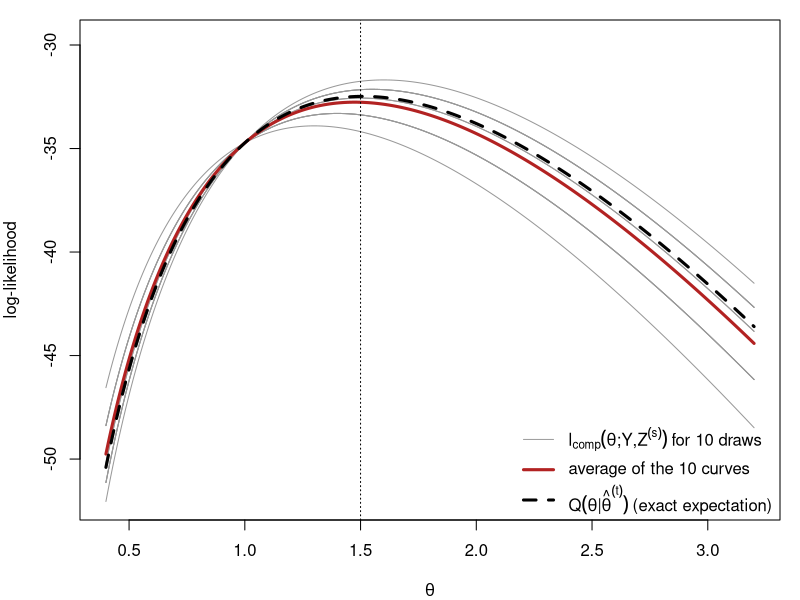
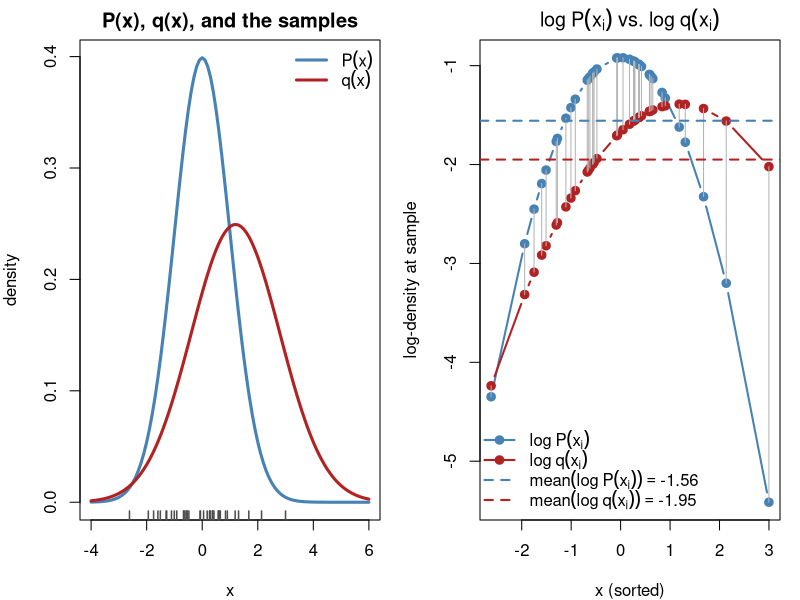
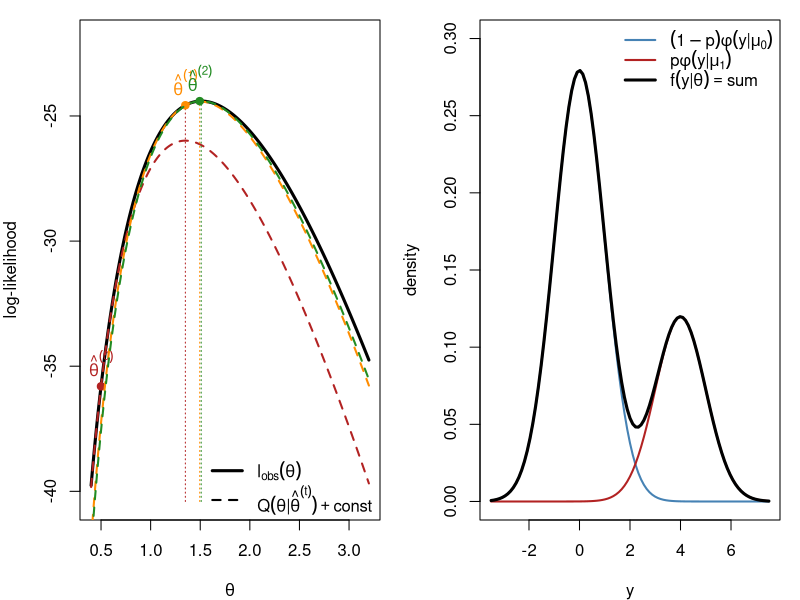
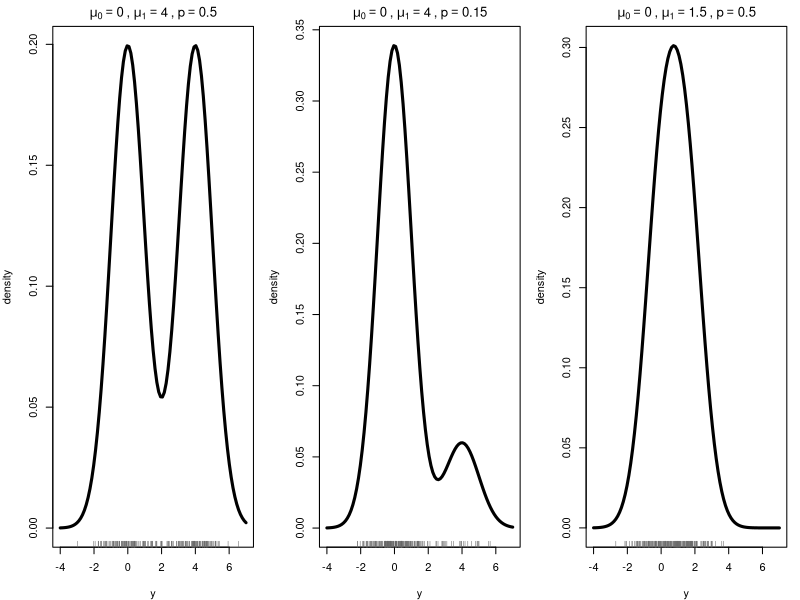
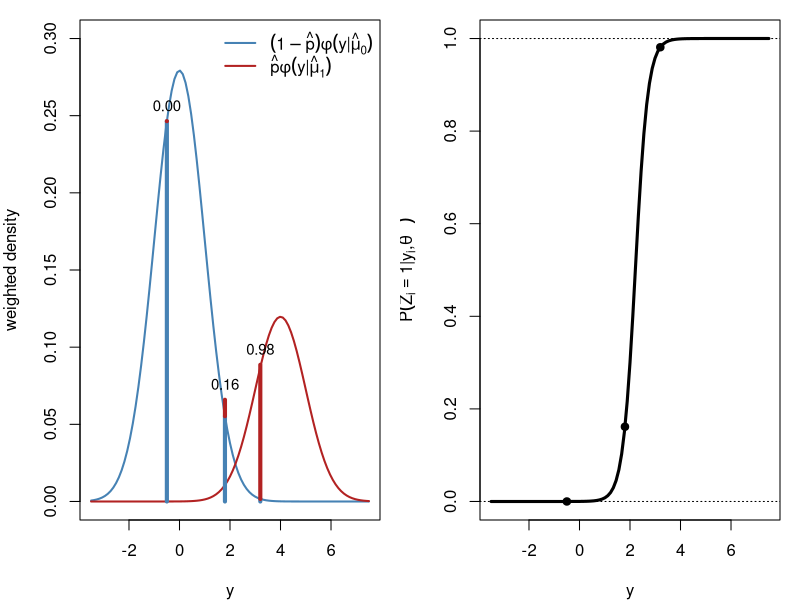
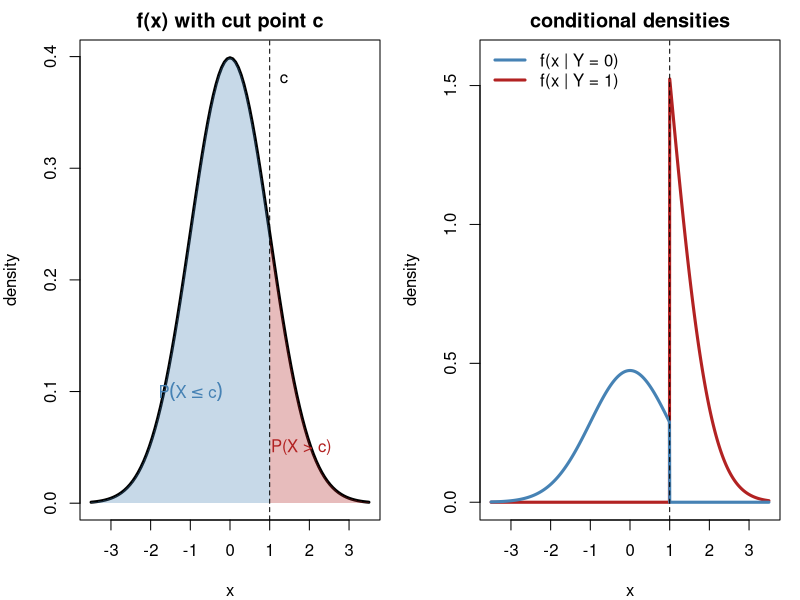
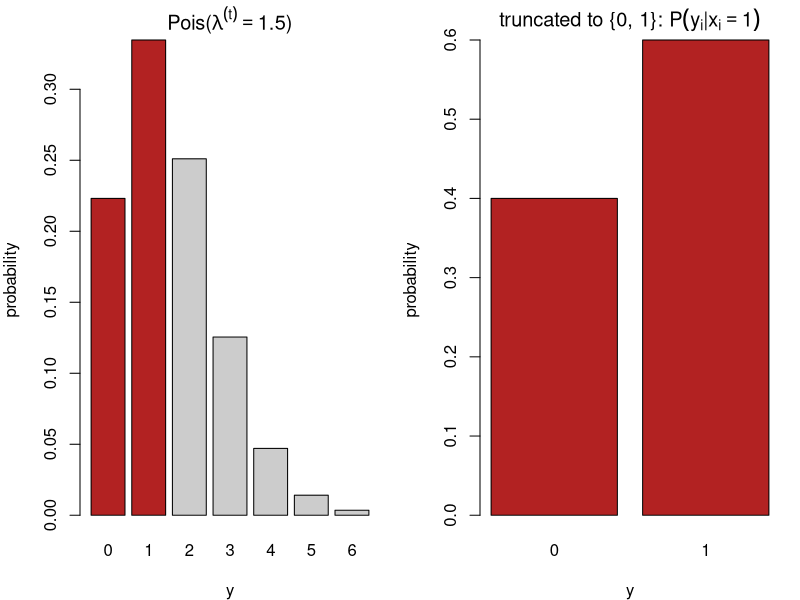
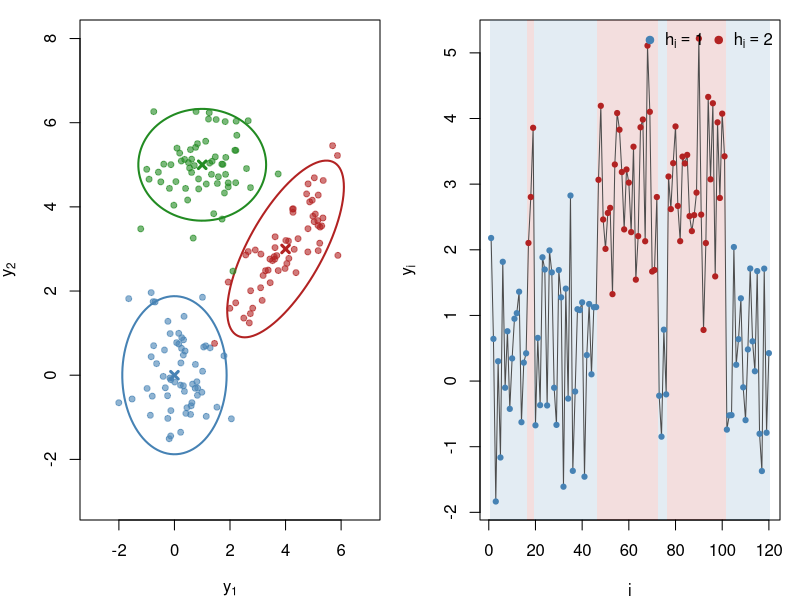

The R source for these figures, in order:
## ---- chunk 1
#| include: false
set.seed(812)
knitr::opts_chunk$set(echo = FALSE, fig.align = "center")
# censored Poisson example used in several figures (Section 3):
# m exact observations, ncen observations known only to satisfy y < 2
yobs <- c(3, 2, 4, 1, 3, 2, 5, 3); m <- length(yobs); ncen <- 12; n <- m + ncen
lobs <- function(l) sum(dpois(yobs, l, log = TRUE)) + ncen * log(ppois(1, l))
lcomp <- function(l, z) -n * l + log(l) * (sum(yobs) + sum(z)) - sum(lfactorial(yobs))
Qfun  <- function(l, lt) lcomp(l, rep(lt / (1 + lt), ncen))
lam <- seq(0.4, 3.2, length.out = 300)
## ---- chunk 2
#| fig-width: 9
#| fig-height: 5
lt <- 1.5; S <- 10
Z <- replicate(S, rbinom(ncen, 1, lt / (1 + lt)))            # draws of the censored y_i
curves <- sapply(1:S, function(s) sapply(lam, lcomp, z = Z[, s]))
Qexact <- sapply(lam, Qfun, lt = lt)
par(mar = c(4, 4, 1, 1))
matplot(lam, curves, type = "l", lty = 1, lwd = 1, col = "gray60", xlab = expression(theta),
        ylab = "log-likelihood", ylim = range(curves) + c(0, 2))
lines(lam, rowMeans(curves), lwd = 3, col = "firebrick")
lines(lam, Qexact, lwd = 3, col = "black", lty = 2)
abline(v = lt, lty = 3)
legend("bottomright", bty = "n", lwd = c(1, 3, 3), lty = c(1, 1, 2), col = c("gray60", "firebrick", "black"),
       legend = c(expression(l[comp](theta*";"*Y*","*Z^(s)) ~ "for 10 draws"),
                  "average of the 10 curves",
                  expression(Q(theta*"|"*hat(theta)^(t)) ~ "(exact expectation)")))
## ---- chunk 3
#| fig-width: 10
#| fig-height: 4.6
par(mfrow = c(1, 2), mar = c(4, 4, 2, 1))
mu_p <- 0; sd_p <- 1; mu_q <- 1.2; sd_q <- 1.6; nsamp <- 40
x  <- rnorm(nsamp, mu_p, sd_p)                   # samples from P
lp <- dnorm(x, mu_p, sd_p, log = TRUE)
lq <- dnorm(x, mu_q, sd_q, log = TRUE)

curve(dnorm(x, mu_p, sd_p), -4, 6, lwd = 3, col = "steelblue", xlab = "x", ylab = "density",
      main = "P(x), q(x), and the samples")
curve(dnorm(x, mu_q, sd_q), add = TRUE, lwd = 3, col = "firebrick")
rug(x, col = "gray30", lwd = 1.5)
legend("topright", bty = "n", lwd = 3, col = c("steelblue", "firebrick"),
       legend = c(expression(P(x)), expression(q(x))))

ord <- order(x)
plot(x[ord], lp[ord], type = "b", pch = 19, col = "steelblue", lwd = 2,
     xlab = "x (sorted)", ylab = "log-density at sample", ylim = range(c(lp, lq)),
     main = expression(log~P(x[i])~vs.~log~q(x[i])))
lines(x[ord], lq[ord], type = "b", pch = 19, col = "firebrick", lwd = 2)
segments(x[ord], lp[ord], x[ord], lq[ord], col = "gray70")
abline(h = mean(lp), col = "steelblue", lty = 2, lwd = 2)
abline(h = mean(lq), col = "firebrick", lty = 2, lwd = 2)
legend("bottomleft", bty = "n", lwd = 2, lty = c(1, 1, 2, 2), pch = c(19, 19, NA, NA),
       col = c("steelblue", "firebrick", "steelblue", "firebrick"),
       legend = c(expression(log~P(x[i])), expression(log~q(x[i])),
                  bquote(mean(log~P(x[i])) == .(round(mean(lp), 2))),
                  bquote(mean(log~q(x[i])) == .(round(mean(lq), 2)))))
## ---- chunk 4
#| fig-width: 9
#| fig-height: 5
lo <- sapply(lam, lobs); top <- max(lo)
par(mar = c(4, 4, 1, 1))
plot(lam, lo, type = "l", lwd = 3, xlab = expression(theta), ylab = "log-likelihood",
     ylim = c(top - 16, top + 2.5))
lt <- 0.5; cols <- c("firebrick", "darkorange", "forestgreen")
for (k in 1:3) {
  shift <- lobs(lt) - Qfun(lt, lt)                     # make Q touch l_obs at theta^(t)
  lines(lam, sapply(lam, Qfun, lt = lt) + shift, col = cols[k], lwd = 2, lty = 2)
  points(lt, lobs(lt), pch = 19, col = cols[k])
  lt_new <- (sum(yobs) + ncen * lt / (1 + lt)) / n       # M-step
  segments(lt_new, top - 16, lt_new, lobs(lt_new), col = cols[k], lty = 3)
  text(lt, lobs(lt), bquote(hat(theta)^(.(k - 1))), pos = 3, col = cols[k], xpd = NA)
  lt <- lt_new
}
legend("bottomright", bty = "n", lwd = c(3, 2), lty = c(1, 2),
       legend = c(expression(l[obs](theta)), expression(Q(theta*"|"*hat(theta)^(t)) + "const")))
## ---- chunk 5
#| fig-width: 9
#| fig-height: 4.6
par(mar = c(4, 4, 1, 1)); mu0 <- 0; mu1 <- 4; p <- 0.3
curve((1 - p) * dnorm(x, mu0), -3.5, 7.5, lwd = 2, col = "steelblue", ylab = "density", xlab = "y",
      ylim = c(0, 0.3))
curve(p * dnorm(x, mu1), add = TRUE, lwd = 2, col = "firebrick")
curve((1 - p) * dnorm(x, mu0) + p * dnorm(x, mu1), add = TRUE, lwd = 3)
legend("topright", bty = "n", lwd = c(2, 2, 3), col = c("steelblue", "firebrick", "black"),
       legend = c(expression((1-p)*phi(y*"|"*mu[0])), expression(p*phi(y*"|"*mu[1])),
                  expression(f(y*"|"*theta) == "sum")))
## ---- chunk 6
#| fig-width: 10
#| fig-height: 4.4
par(mfrow = c(1, 3), mar = c(4, 4, 2, 1))
mix <- function(x, mu0, mu1, p) (1 - p) * dnorm(x, mu0) + p * dnorm(x, mu1)
for (s in list(c(0, 4, 0.5), c(0, 4, 0.15), c(0, 1.5, 0.5))) {
  curve(mix(x, s[1], s[2], s[3]), -4, 7, lwd = 3, xlab = "y", ylab = "density",
        main = bquote(mu[0] == .(s[1]) ~ "," ~ mu[1] == .(s[2]) ~ "," ~ p == .(s[3])))
  y <- ifelse(rbinom(200, 1, s[3]) == 1, rnorm(200, s[2]), rnorm(200, s[1]))
  rug(y, col = "gray40")
}
## ---- chunk 7
#| fig-width: 10
#| fig-height: 4.6
par(mfrow = c(1, 2), mar = c(4, 4, 1, 1)); mu0 <- 0; mu1 <- 4; p <- 0.3
f0 <- function(x) (1 - p) * dnorm(x, mu0); f1 <- function(x) p * dnorm(x, mu1)
curve(f0, -3.5, 7.5, lwd = 2, col = "steelblue", ylab = "weighted density", xlab = "y", ylim = c(0, 0.3))
curve(f1, add = TRUE, lwd = 2, col = "firebrick")
yi <- c(-0.5, 1.8, 3.2)
for (y in yi) { segments(y, 0, y, f0(y), col = "steelblue", lwd = 4)
  segments(y, f0(y), y, f0(y) + f1(y), col = "firebrick", lwd = 4)
  text(y, f0(y) + f1(y), sprintf("%.2f", f1(y) / (f0(y) + f1(y))), pos = 3, cex = 0.9) }
legend("topright", bty = "n", lwd = 2, col = c("steelblue", "firebrick"),
       legend = c(expression((1-hat(p))*phi(y*"|"*hat(mu)[0])), expression(hat(p)*phi(y*"|"*hat(mu)[1]))))
curve(f1(x) / (f0(x) + f1(x)), -3.5, 7.5, lwd = 3, xlab = "y",
      ylab = expression(P(Z[i] == 1*"|"*y[i]*","*hat(theta)^(t))))
abline(h = c(0, 1), lty = 3); points(yi, f1(yi) / (f0(yi) + f1(yi)), pch = 19)
## ---- chunk 8
#| fig-width: 10
#| fig-height: 4.8
par(mfrow = c(1, 2), mar = c(4, 4, 2, 1)); cc <- 1
curve(dnorm, -3.5, 3.5, lwd = 3, xlab = "x", ylab = "density", main = "f(x) with cut point c")
xs <- seq(cc, 3.5, length.out = 100)
polygon(c(xs, rev(xs)), c(dnorm(xs), rep(0, 100)), col = adjustcolor("firebrick", 0.3), border = NA)
xs <- seq(-3.5, cc, length.out = 100)
polygon(c(xs, rev(xs)), c(dnorm(xs), rep(0, 100)), col = adjustcolor("steelblue", 0.3), border = NA)
abline(v = cc, lty = 2); text(cc, 0.38, "c", pos = 4)
text(1.8, 0.05, "P(X > c)", col = "firebrick"); text(-1, 0.1, expression(P(X <= c)), col = "steelblue")
curve(dnorm(x) * (x > cc) / pnorm(cc, lower.tail = FALSE), -3.5, 3.5, lwd = 3, col = "firebrick",
      n = 1001, xlab = "x", ylab = "density", main = "conditional densities", ylim = c(0, 1.6))
curve(dnorm(x) * (x <= cc) / pnorm(cc), add = TRUE, lwd = 3, col = "steelblue", n = 1001)
abline(v = cc, lty = 2)
legend("topleft", bty = "n", lwd = 3, col = c("steelblue", "firebrick"),
       legend = c("f(x | Y = 0)", "f(x | Y = 1)"))
## ---- chunk 9
#| fig-width: 10
#| fig-height: 4.4
par(mfrow = c(1, 2), mar = c(4, 4, 2, 1)); lt <- 1.5; k <- 0:6
barplot(dpois(k, lt), names.arg = k, col = c("firebrick", "firebrick", rep("gray80", 5)),
        xlab = "y", ylab = "probability", main = bquote("Pois(" * lambda^(t) == .(lt) * ")"))
barplot(c(1, lt) / (1 + lt), names.arg = 0:1, col = "firebrick", xlab = "y", ylab = "probability",
        main = expression("truncated to {0, 1}: " * P(y[i]*"|"*x[i] == 1)))
## ---- chunk 10
#| fig-width: 6
#| fig-height: 4.6
par(mar = c(4, 4, 1, 1))
ctr <- rbind(c(0, 0), c(4, 3), c(1, 5))
Sig <- list(diag(2) * 0.8, matrix(c(1, 0.7, 0.7, 1), 2), diag(c(1.2, 0.4)))
cols <- c("steelblue", "firebrick", "forestgreen"); ang <- seq(0, 2 * pi, length.out = 100)
plot(NA, xlim = c(-3, 7), ylim = c(-3, 8), xlab = expression(y[1]), ylab = expression(y[2]))
for (k in 1:3) { R <- chol(Sig[[k]])
  pts <- matrix(rnorm(120), 60) %*% R + rep(ctr[k, ], each = 60)
  points(pts, col = adjustcolor(cols[k], 0.6), pch = 19, cex = 0.8)
  ell <- (cbind(cos(ang), sin(ang)) * 2.1) %*% R + rep(ctr[k, ], each = 100)
  lines(ell, col = cols[k], lwd = 2); points(ctr[k, 1], ctr[k, 2], pch = 4, lwd = 3, col = cols[k]) }
## ---- chunk 11
#| fig-width: 10
#| fig-height: 3.4
par(mar = c(4, 4, 1, 1)); N <- 120; P <- matrix(c(0.95, 0.05, 0.1, 0.9), 2, byrow = TRUE)
h <- integer(N); h[1] <- 1; for (i in 2:N) h[i] <- sample(1:2, 1, prob = P[h[i - 1], ])
y <- rnorm(N, mean = c(0, 3)[h])
plot(y, type = "n", xlab = "i", ylab = expression(y[i]))
r <- rle(h); e <- cumsum(r$lengths); s <- c(1, head(e, -1) + 1)
rect(s - 0.5, par("usr")[3], e + 0.5, par("usr")[4],
     col = adjustcolor(c("steelblue", "firebrick")[r$values], 0.15), border = NA)
lines(y, col = "gray30"); points(y, pch = 19, col = c("steelblue", "firebrick")[h], cex = 0.7)
legend("topright", bty = "n", pch = 19, col = c("steelblue", "firebrick"),
       legend = c(expression(h[i] == 1), expression(h[i] == 2)), horiz = TRUE)
